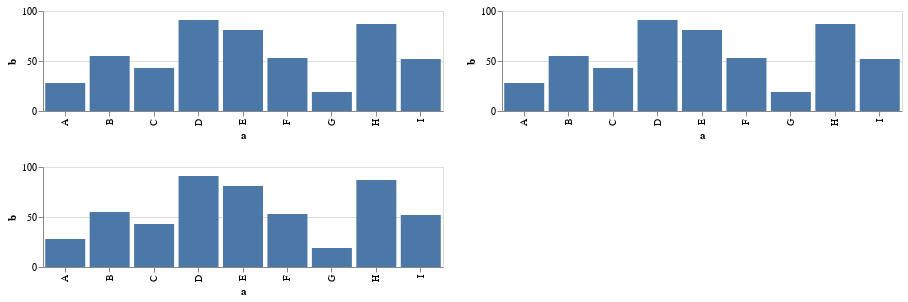

Write notebook code for a chart like this one.
### Code cell
(chart_1 & chart_1) | chart_1

### Figure 1 — Vega-Lite specification as saved in the notebook (floating-point values rounded to 4 significant figures)
{"$schema": "https://vega.github.io/schema/vega-lite/v3.4.0.json", "config": {"mark": {"tooltip": null}, "view": {"height": 300, "width": 400}}, "data": {"name": "data-c2a3e89ba9d5d1687d5e8c28d630a033"}, "datasets": {"data-c2a3e89ba9d5d1687d5e8c28d630a033": [{"a": "A", "b": 28}, {"a": "B", "b": 55}, {"a": "C", "b": 43}, {"a": "D", "b": 91}, {"a": "E", "b": 81}, {"a": "F", "b": 53}, {"a": "G", "b": 19}, {"a": "H", "b": 87}, {"a": "I", "b": 52}]}, "hconcat": [{"vconcat": [{"encoding": {"x": {"field": "a", "type": "nominal"}, "y": {"field": "b", "type": "quantitative"}}, "height": 100, "mark": "bar"}, {"encoding": {"x": {"field": "a", "type": "nominal"}, "y": {"field": "b", "type": "quantitative"}}, "height": 100, "mark": "bar"}]}, {"encoding": {"x": {"field": "a", "type": "nominal"}, "y": {"field": "b", "type": "quantitative"}}, "height": 100, "mark": "bar"}]}
